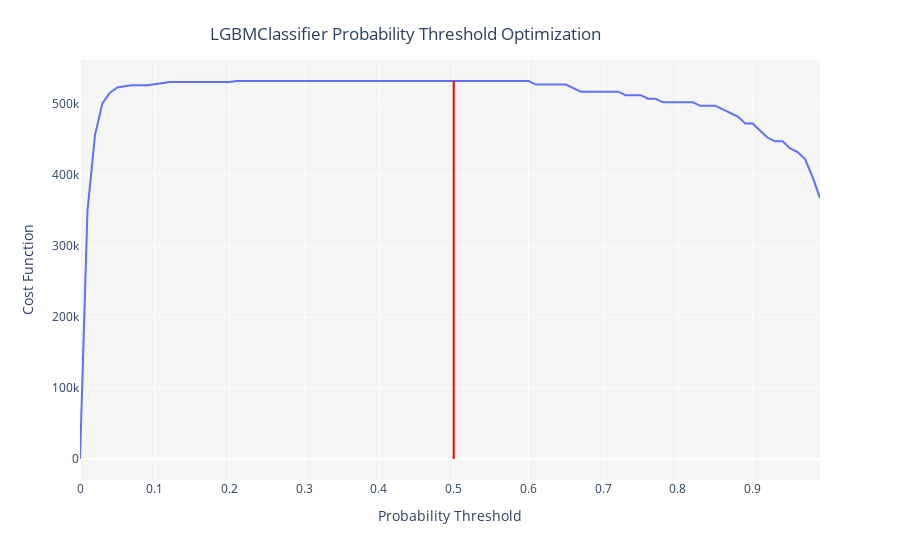

This figure's notebook cell:
### Markdown cell above
###### Optimizing threshold

### Code cell
optimize_threshold(best, true_negative = 1500, false_negative = -5000)
